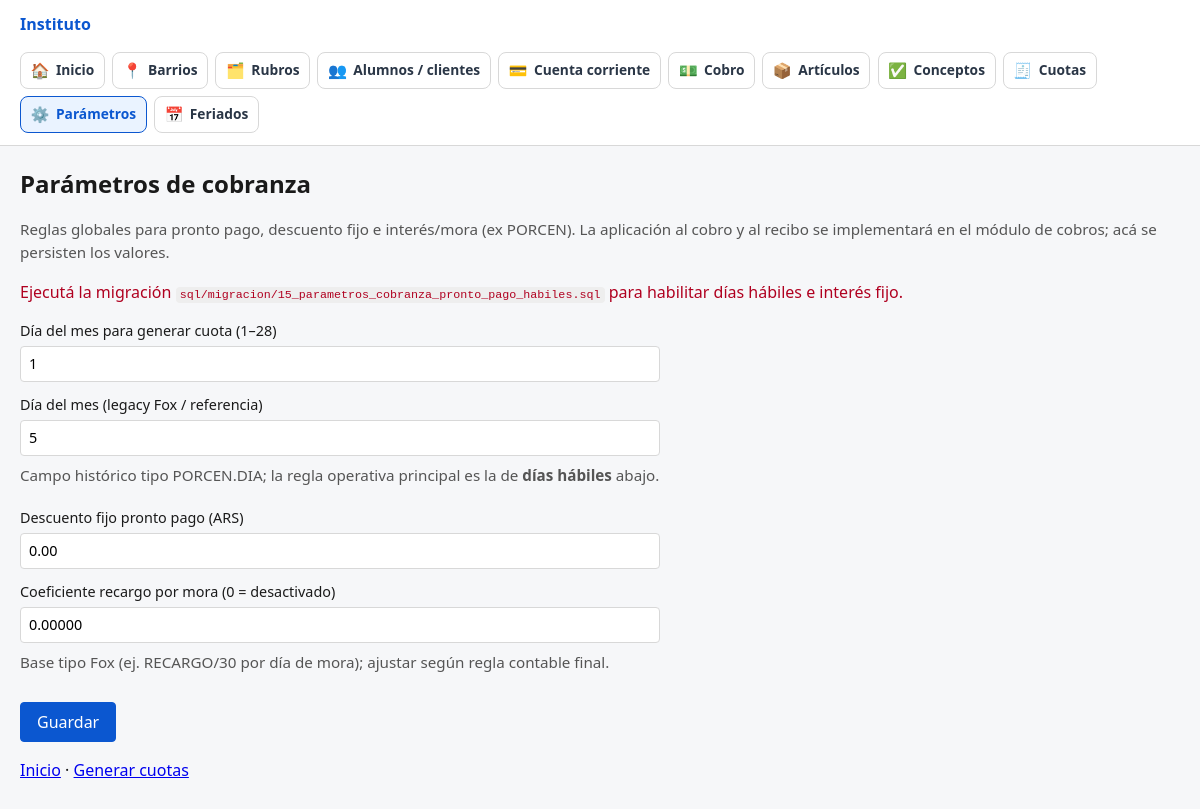
The page /parametros_cobranza.php on the database its author committed.
### tables this page shows
CREATE TABLE IF NOT EXISTS parametros_cobranza (
  id TINYINT UNSIGNED PRIMARY KEY DEFAULT 1,
  dia_generacion_cuota TINYINT UNSIGNED NOT NULL DEFAULT 1 COMMENT 'Ej.: 1 = primer día del mes',
  dia_tope_pronto_pago TINYINT UNSIGNED NOT NULL DEFAULT 5 COMMENT 'Ex PORCEN.DIA: hasta este día del mes bonificación',
  recargo_coeficiente DECIMAL(12,5) NOT NULL DEFAULT 0 COMMENT 'Base tipo Fox: RECARGO/30 por día de mora (ajustar según regla final)',
  bonificacion_pronto_pago DECIMAL(12,2) NOT NULL DEFAULT 0.00 COMMENT 'Ex PORCEN.BONI1',
  actualizado_en TIMESTAMP NOT NULL DEFAULT CURRENT_TIMESTAMP ON UPDATE CURRENT_TIMESTAMP
);

### src/util.php (called while the page is built, shortened)
<?php
function h(?string $s): string
{
    return htmlspecialchars((string) $s, ENT_QUOTES, 'UTF-8');
}
function db_has_column(\PDO $pdo, string $table, string $column): bool
{
    static $cache = [];
    $key = strtolower($table . '.' . $column);
    $st = $pdo->prepare(
        'SELECT 1
         FROM information_schema.COLUMNS
         WHERE TABLE_SCHEMA = DATABASE()
           AND TABLE_NAME = ?
           AND COLUMN_NAME = ?
         LIMIT 1'
    );
    $st->execute([$table, $column]);
    $cache[$key] = (bool) $st->fetchColumn();
    return $cache[$key];
}

### public/parametros_cobranza.php (the view, shortened to what this page needs)
<?php
$config = require dirname(__DIR__) . '/src/bootstrap.php';
require_once dirname(__DIR__) . '/src/Db.php';
require_once dirname(__DIR__) . '/src/util.php';
require_once dirname(__DIR__) . '/src/Layout.php';
$pdo = Db::pdo($config);
$hasDiasHabiles = db_has_column($pdo, 'parametros_cobranza', 'dias_habiles_tope_pronto_pago');
$hasInteresFijo = db_has_column($pdo, 'parametros_cobranza', 'importe_interes_mora_fijo');
$row = $pdo->query('SELECT * FROM parametros_cobranza WHERE id = 1')->fetch();
layout_start($config, 'Parámetros de cobranza');
echo '<h1>Parámetros de cobranza</h1>';
echo '<p class="muted">Reglas globales para pronto pago, descuento fijo e interés/mora (ex PORCEN). '
    . 'La aplicación al cobro y al recibo se implementará en el módulo de cobros; acá se persisten los valores.</p>';
if (!$hasDiasHabiles || !$hasInteresFijo) {
    echo '<p class="err">Ejecutá la migración <code>sql/migracion/15_parametros_cobranza_pronto_pago_habiles.sql</code> para habilitar días hábiles e interés fijo.</p>';
}
echo '<form method="post" class="form form-grid" style="max-width:40rem">';
echo '<label>Día del mes para generar cuota (1–28) <input type="number" name="dia_generacion_cuota" min="1" max="28" required value="'
    . (int) ($row['dia_generacion_cuota'] ?? 1) . '"></label>';
echo '<label>Día del mes (legacy Fox / referencia) <input type="number" name="dia_tope_pronto_pago" min="1" max="31" required value="'
    . (int) ($row['dia_tope_pronto_pago'] ?? 5) . '"></label>';
echo '<p class="muted" style="margin:-0.25rem 0 0.5rem">Campo histórico tipo PORCEN.DIA; la regla operativa principal es la de <strong>días hábiles</strong> abajo.</p>';
echo '<label>Descuento fijo pronto pago (ARS) <input name="bonificacion_pronto_pago" type="number" step="0.01" min="0" required value="'
    . h(number_format((float) ($row['bonificacion_pronto_pago'] ?? 0), 2, '.', '')) . '"></label>';
echo '<label>Coeficiente recargo por mora (0 = desactivado) <input name="recargo_coeficiente" type="number" step="0.00001" min="0" required value="'
    . h((string) ($row['recargo_coeficiente'] ?? '0')) . '"></label>';
echo '<p class="muted" style="margin:-0.25rem 0 0.5rem">Base tipo Fox (ej. RECARGO/30 por día de mora); ajustar según regla contable final.</p>';
echo '<div class="form-actions"><button type="submit">Guardar</button></div>';
echo '</form>';
echo '<p><a href="index.php">Inicio</a> · <a href="generar_cuotas.php">Generar cuotas</a></p>';
layout_end();

### src/Layout.php (shortened to what this page needs)
<?php
function layout_start(array $config, string $pageTitle = ''): void
{
    $app = h($config['app']['name']);
    $title = $pageTitle === '' ? $app : h($pageTitle) . ' — ' . $app;
    echo '<!DOCTYPE html><html lang="es"><head><meta charset="utf-8"><meta name="viewport" content="width=device-width, initial-scale=1">';
    $cssPath = dirname(__DIR__) . '/public/assets/app.css';
    $cssVer = is_file($cssPath) ? (string) filemtime($cssPath) : '1';
    echo '<title>' . $title . '</title><link rel="stylesheet" href="assets/app.css?v=' . h($cssVer) . '"></head><body>';
    nav_main();
    echo '<main class="main">';
}
function layout_end(): void
{
    $jsPath = dirname(__DIR__) . '/public/assets/app.js';
    $jsVer = is_file($jsPath) ? (string) filemtime($jsPath) : '1';
    echo '</main><script src="assets/app.js?v=' . h($jsVer) . '"></script></body></html>';
}
function nav_main(): void
{
    $current = basename((string) ($_SERVER['SCRIPT_NAME'] ?? 'index.php'));
    echo '<header class="site-header"><div class="brand"><a href="index.php">Instituto</a></div><nav class="nav nav-main">';
    $links = [
        ['index.php', 'Inicio', '🏠'],
        ['barrios.php', 'Barrios', '📍'],
        ['rubros.php', 'Rubros', '🗂️'],
        ['alumnos.php', 'Alumnos / clientes', '👥'],
        ['cuenta_corriente.php', 'Cuenta corriente', '💳'],
        ['registrar_cobro.php', 'Cobro', '💵'],
        ['articulos.php', 'Artículos', '📦'],
        ['conceptos_alumno.php', 'Conceptos', '✅'],
        ['generar_cuotas.php', 'Cuotas', '🧾'],
        ['parametros_cobranza.php', 'Parámetros', '⚙️'],
        ['feriados.php', 'Feriados', '📅'],
    ];
    foreach ($links as [$href, $label, $icon]) {
        $isActive = $current === $href ? ' is-active' : '';
        echo '<a class="nav-item' . $isActive . '" href="' . h($href) . '" aria-label="' . h($label) . '" title="' . h($label) . '">';
        echo '<span class="nav-item-icon" aria-hidden="true">' . h($icon) . '</span>';
        echo '<span class="nav-item-label">' . h($label) . '</span>';
        echo '</a>';
    }
    echo '</nav></header>';
}

### public/assets/app.css (style rules this page uses)
:root { font-family: system-ui, "Segoe UI", sans-serif; line-height: 1.5; color: #1a1a1a; --border: #d8d8d8; --muted: #555; --brand: #0b57d0; }
* { box-sizing: border-box; }
body { margin: 0; background: #f6f7f9; }
.site-header { display: flex; flex-wrap: wrap; align-items: center; gap: 1rem; padding: 0.75rem 1.25rem; background: #fff; border-bottom: 1px solid var(--border); }
.site-header .brand a { font-weight: 700; color: var(--brand); text-decoration: none; }
.nav { display: flex; flex-wrap: wrap; gap: 0.5rem 1rem; }
.nav a { color: #333; text-decoration: none; font-size: 0.95rem; }
.nav-main { gap: 0.45rem; }
.nav-item { display: inline-flex; align-items: center; gap: 0.4rem; padding: 0.38rem 0.6rem; border: 1px solid var(--border); border-radius: 8px; background: #fff; text-decoration: none !important; color: #2a3646 !important; }
.nav-item.is-active { border-color: var(--brand); background: #eaf3ff; color: var(--brand) !important; }
.nav-item-icon { font-size: 0.95rem; }
.nav-item-label { font-size: 0.86rem; font-weight: 600; }
.main { max-width: none; width: 100%; margin: 0; padding: 1.25rem 1.25rem 2rem; }
h1 { font-size: 1.5rem; margin-top: 0; }
.muted { color: var(--muted); font-size: 0.95rem; }
code { background: #eee; padding: 0.1em 0.35em; border-radius: 4px; font-size: 0.9em; }
.err { color: #b00020; }
.form { margin: 1rem 0; }
.form-grid { display: grid; gap: 0.75rem; max-width: 36rem; }
.form label { display: flex; flex-direction: column; gap: 0.25rem; font-size: 0.9rem; }
.form input, .form select, .form textarea { padding: 0.4rem 0.5rem; border: 1px solid var(--border); border-radius: 4px; font: inherit; }
.form-actions { margin-top: 0.5rem; }
.form button, .form-actions button { padding: 0.45rem 1rem; border-radius: 4px; border: 1px solid var(--brand); background: var(--brand); color: #fff; font: inherit; cursor: pointer; }

### rows shown on the page
parametros_cobranza: dia_generacion_cuota "1", dia_tope_pronto_pago "5", bonificacion_pronto_pago "0.00", recargo_coeficiente "0.00000"

### other values the page prints
$icon "🏠"
$label "Inicio"
$icon "📍"
$label "Barrios"
$icon "🗂️"
$label "Rubros"
$icon "👥"
$label "Alumnos / clientes"
$icon "💳"
$label "Cuenta corriente"
$icon "💵"
$label "Cobro"
$icon "📦"
$label "Artículos"
$icon "✅"
